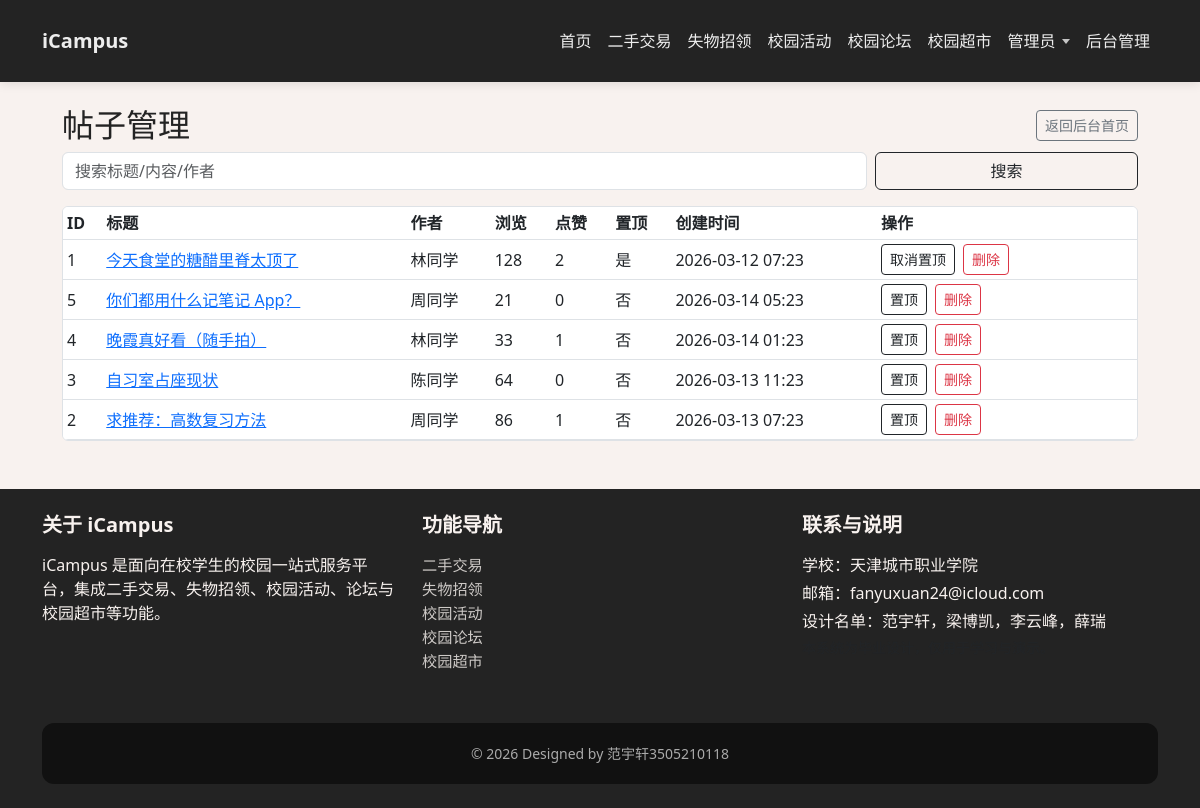
Screenshot of /admin/posts.php (signed in) with the database file from the repository.
### tables this page shows
CREATE TABLE `users` (
  `id` BIGINT UNSIGNED NOT NULL AUTO_INCREMENT,
  `username` VARCHAR(50) NOT NULL COMMENT '登录用户名（学号/自定义）',
  `password` VARCHAR(100) NOT NULL COMMENT 'bcrypt 加密密码',
  `name` VARCHAR(50) DEFAULT NULL COMMENT '姓名',
  `student_id` VARCHAR(20) DEFAULT NULL COMMENT '学号',
  `phone` VARCHAR(20) DEFAULT NULL COMMENT '手机号',
  `avatar` VARCHAR(255) DEFAULT NULL COMMENT '头像地址',
  `role` ENUM('user','admin') NOT NULL DEFAULT 'user' COMMENT '角色',
  `status` TINYINT(1) NOT NULL DEFAULT 1 COMMENT '状态：1正常 0禁用',
  `created_at` DATETIME NOT NULL DEFAULT CURRENT_TIMESTAMP,
  `updated_at` DATETIME NOT NULL DEFAULT CURRENT_TIMESTAMP ON UPDATE CURRENT_TIMESTAMP,
  PRIMARY KEY (`id`),
  UNIQUE KEY `uk_users_username` (`username`),
  KEY `idx_users_student_id` (`student_id`),
  KEY `idx_users_phone` (`phone`)
);

CREATE TABLE `posts` (
  `id` BIGINT UNSIGNED NOT NULL AUTO_INCREMENT,
  `user_id` BIGINT UNSIGNED NOT NULL COMMENT '发帖人',
  `title` VARCHAR(100) NOT NULL COMMENT '标题',
  `content` TEXT NOT NULL COMMENT '内容',
  `image_url` VARCHAR(255) DEFAULT NULL COMMENT '配图（可选）',
  `views` INT UNSIGNED NOT NULL DEFAULT 0 COMMENT '浏览量',
  `likes` INT UNSIGNED NOT NULL DEFAULT 0 COMMENT '点赞数',
  `is_top` TINYINT(1) NOT NULL DEFAULT 0 COMMENT '是否置顶',
  `status` TINYINT(1) NOT NULL DEFAULT 1 COMMENT '状态：1正常 0删除/屏蔽',
  `created_at` DATETIME NOT NULL DEFAULT CURRENT_TIMESTAMP,
  `updated_at` DATETIME NOT NULL DEFAULT CURRENT_TIMESTAMP ON UPDATE CURRENT_TIMESTAMP,
  PRIMARY KEY (`id`),
  KEY `idx_posts_user_id` (`user_id`),
  KEY `idx_posts_created_at` (`created_at`),
  KEY `idx_posts_hot` (`likes`,`views`,`created_at`),
  CONSTRAINT `fk_posts_user` FOREIGN KEY (`user_id`) REFERENCES `users` (`id`)
    ON DELETE CASCADE ON UPDATE CASCADE
);

### includes/functions.php (called while the page is built, shortened)
<?php
require_once __DIR__ . '/../config/database.php';
function h(?string $value): string
{
    return htmlspecialchars($value ?? '', ENT_QUOTES, 'UTF-8');
}
function isLoggedIn(): bool
{
    return !empty($_SESSION['user_id']);
}
function currentUserId(): int
{
    return (int)($_SESSION['user_id'] ?? 0);
}
function currentUserRole(): ?string
{
    return $_SESSION['user_role'] ?? null;
}
function currentUser(): ?array
{
    $db = Database::getInstance();
    $u = $db->queryOne("SELECT * FROM users WHERE id = :id LIMIT 1", ['id' => currentUserId()]);
    return $u;
}

### config/database.php (called while the page is built, shortened)
<?php
class Database
{
    private static ?Database $instance = null;
    private ?PDO $pdo = null;
    private function __construct()
    {
        $host = getenv('ICAMPUS_DB_HOST') ?: 'localhost';
        $dbname = getenv('ICAMPUS_DB_NAME') ?: 'icampus';
        $user = getenv('ICAMPUS_DB_USER') ?: 'icampus';
        $pass = getenv('ICAMPUS_DB_PASS') ?: 'aAXsDm2P8LCEzAWB';
        $charset = 'utf8mb4';
        $dsn = "mysql:host={$host};dbname={$dbname};charset={$charset}";
        try {
            $this->pdo = new PDO($dsn, $user, $pass, [
                PDO::ATTR_ERRMODE => PDO::ERRMODE_EXCEPTION,
                PDO::ATTR_DEFAULT_FETCH_MODE => PDO::FETCH_ASSOC,
            ]);
        } catch (PDOException $e) {
            $this->pdo = null;
        }
    }
    public static function getInstance(): Database
    {
        if (self::$instance === null) {
            self::$instance = new self();
        }
        return self::$instance;
    }
    public function isAvailable(): bool
    {
        return $this->pdo !== null;
    }
    public function query(string $sql, array $params = []): array
    {
        $stmt = $this->pdo->prepare($sql);
        $stmt->execute($params);
        return $stmt->fetchAll();
    }
    public function queryOne(string $sql, array $params = []): ?array
    {
        $rows = $this->query($sql, $params);
        return $rows[0] ?? null;
    }
}

### admin/posts.php (the view, shortened to what this page needs)
<?php
require_once __DIR__ . '/../config/database.php';
require_once __DIR__ . '/../includes/functions.php';
$db = Database::getInstance();
$kw = trim($_GET['kw'] ?? '');
if ($db->isAvailable()) {
    $where = "p.status = 1";
    $params = [];
    $rows = $db->query(
        "SELECT p.*, u.username, u.name AS user_name
         FROM posts p
         JOIN users u ON u.id = p.user_id
         WHERE {$where}
         ORDER BY p.is_top DESC, p.created_at DESC
         LIMIT 200",
        $params
    );
}
include __DIR__ . '/../includes/header.php';
?>
<div class="container" style="max-width: 1100px;">
    <div class="rowFlexBetweenMid mtTop3x mbBottom2x">
        <h2 class="mbBottom0x">帖子管理</h2>
        <a class="btn btn-outline-secondary btn-sm" href="/admin/index.php">返回后台首页</a>
    </div>
    <form class="row g-2 align-items-center mb-3" method="get" action="/admin/posts.php">
        <div class="col-sm-9">
            <input type="text" class="form-control" name="kw" value="<?= h($kw) ?>" placeholder="搜索标题/内容/作者">
        </div>
        <div class="col-sm-3 d-grid">
            <button class="btn btn-outline-dark" type="submit">搜索</button>
        </div>
    </form>
    <div class="table-responsive border rounded bg-white">
        <table class="table table-sm mb-0 align-middle">
            <thead>
            <tr>
                <th>ID</th>
                <th>标题</th>
                <th>作者</th>
                <th>浏览</th>
                <th>点赞</th>
                <th>置顶</th>
                <th>创建时间</th>
                <th style="width:260px;">操作</th>
            </tr>
            </thead>
            <tbody>
            <?php foreach ($rows as $p): ?>
                <tr>
                    <td><?= h((string)$p['id']) ?></td>
                    <td><a href="/forum/post.php?id=<?= (int)$p['id'] ?>" target="_blank"><?= h($p['title'] ?? '') ?></a></td>
                    <td><?= h(($p['user_name'] ?? '') !== '' ? ($p['user_name'] ?? '') : ($p['username'] ?? '')) ?></td>
                    <td><?= h((string)($p['views'] ?? 0)) ?></td>
                    <td><?= h((string)($p['likes'] ?? 0)) ?></td>
                    <td><?= !empty($p['is_top']) ? '是' : '否' ?></td>
                    <td><?= h(substr((string)($p['created_at'] ?? ''), 0, 16)) ?></td>
                    <td>
                        <div class="rowFlexSimple gapSmall2x rowFlexWrap">
                            <form method="post" action="/admin/posts.php">
                                <button class="btn btn-outline-dark btn-sm" type="submit">
                                    <?= !empty($p['is_top']) ? '取消置顶' : '置顶' ?>
                                </button>
                            </form>
                            <form method="post" action="/admin/posts.php" onsubmit="return confirm('确定删除该帖子吗？');">
                                <button class="btn btn-outline-danger btn-sm" type="submit">删除</button>
                            </form>
                        </div>
                    </td>
                </tr>
            <?php endforeach; ?>
            </tbody>
        </table>
    </div>
</div>
<?php include __DIR__ . '/../includes/footer.php'; ?>

### includes/header.php (shortened to what this page needs)
<?php
require_once __DIR__ . '/functions.php';
$loggedIn = isLoggedIn();
$role = currentUserRole();
$user = $loggedIn ? currentUser() : null;
$path = parse_url($_SERVER['REQUEST_URI'] ?? '', PHP_URL_PATH) ?: '';
$isHome = ($path === '/' || $path === '/index.php');
?>
<!DOCTYPE html>
<html lang="zh-CN">
<head>
    <link rel="stylesheet" href="/assets/css/bootstrap.min.css">
    <link rel="stylesheet" href="/css/style.css">
</head>
<body>
<header class="shadow-sm">
    <nav id="mainNavbar"
         class="navbar navbar-expand-lg navbar-dark top-nav <?= $isHome ? 'transparent' : 'solid' ?>">
        <div class="container">
            <a class="navbar-brand fw-bold" href="/index.php">
                iCampus
            </a>
            <div class="collapse navbar-collapse" id="mainNav">
                <ul class="navbar-nav ms-auto mb-2 mb-lg-0">
                    <li class="nav-item"><a class="nav-link" href="/index.php">首页</a></li>
                    <li class="nav-item"><a class="nav-link" href="/products/list.php">二手交易</a></li>
                    <li class="nav-item"><a class="nav-link" href="/lostfound/list.php">失物招领</a></li>
                    <li class="nav-item"><a class="nav-link" href="/activities/list.php">校园活动</a></li>
                    <li class="nav-item"><a class="nav-link" href="/forum/index.php">校园论坛</a></li>
                    <li class="nav-item"><a class="nav-link" href="/shop/index.php">校园超市</a></li>
                    <?php if ($loggedIn): ?>
                        <?php
                        $displayName = $user['name'] ?? $_SESSION['name'] ?? $_SESSION['username'] ?? '个人中心';
                        ?>
                        <li class="nav-item nav-user">
                            <a class="nav-link nav-username" href="/profile.php">
                                <?= h((string)$displayName) ?>
                            </a>
                        </li>
                        <?php if ($role === 'admin'): ?>
                            <li class="nav-item">
                                <a class="nav-link" href="/admin/index.php">后台管理</a>
                            </li>
                        <?php endif; ?>
                    <?php endif; ?>
                </ul>
            </div>
        </div>
    </nav>
</header>
<main class="main-container <?= $isHome ? 'main-home' : 'main-inner' ?>">

### css/style.css (style rules this page uses)
body { font-family: system-ui, -apple-system, BlinkMacSystemFont, "Segoe UI", sans-serif; background-color: #f8f2ef; color: #232323; }
.rowFlexSimple { display: flex; }
.rowFlexWrap { flex-wrap: wrap; }
.rowFlexBetweenMid { display: flex; justify-content: space-between; align-items: center; }
.gapSmall2x { gap: 0.5rem; }
.mtTop3x { margin-top: 1rem; }
.mbBottom2x { margin-bottom: 0.5rem; }
.mbBottom0x { margin-bottom: 0 !important; }
.top-nav { position: fixed; top: 0; left: 0; right: 0; width: 100%; z-index: 1030; padding: 1rem 0; transition: background-color 0.25s ease, box-shadow 0.25s ease, padding 0.25s ease; min-height: 70px; }
.top-nav.solid { background: #232323; box-shadow: 0 2px 10px rgba(0, 0, 0, 0.1); }
.top-nav .navbar-brand, .top-nav .nav-link { color: rgba(255, 255, 255, 0.92) !important; }
.top-nav .nav-link { font-weight: 500; padding: 0.8rem 1rem; position: relative; }
.nav-user { position: relative; }
.nav-username { display: inline-flex; align-items: center; gap: 0.4rem; }
.nav-username::after { content: ""; width: 0; height: 0; border-left: 4px solid transparent; border-right: 4px solid transparent; border-top: 5px solid rgba(255, 255, 255, 0.82); transform: translateY(1px); opacity: 0.9; }
.main-container { margin-top: 0; position: relative; z-index: 2; padding-top: 90px; }

### rows the page displays
users: name "管理员"
posts: id "1", title "今天食堂的糖醋里脊太顶了", user.name "林同学", views "128", likes "2", is_top "是", created_at "2026-03-12 07:23"
posts: id "5", title "你们都用什么记笔记 App？", user.name "周同学", views "21", likes "0", is_top "否", created_at "2026-03-14 05:23"
posts: id "4", title "晚霞真好看（随手拍）", user.name "林同学", views "33", likes "1", is_top "否", created_at "2026-03-14 01:23"
posts: id "3", title "自习室占座现状", user.name "陈同学", views "64", likes "0", is_top "否", created_at "2026-03-13 11:23"
posts: id "2", title "求推荐：高数复习方法", user.name "周同学", views "86", likes "1", is_top "否", created_at "2026-03-13 07:23"
